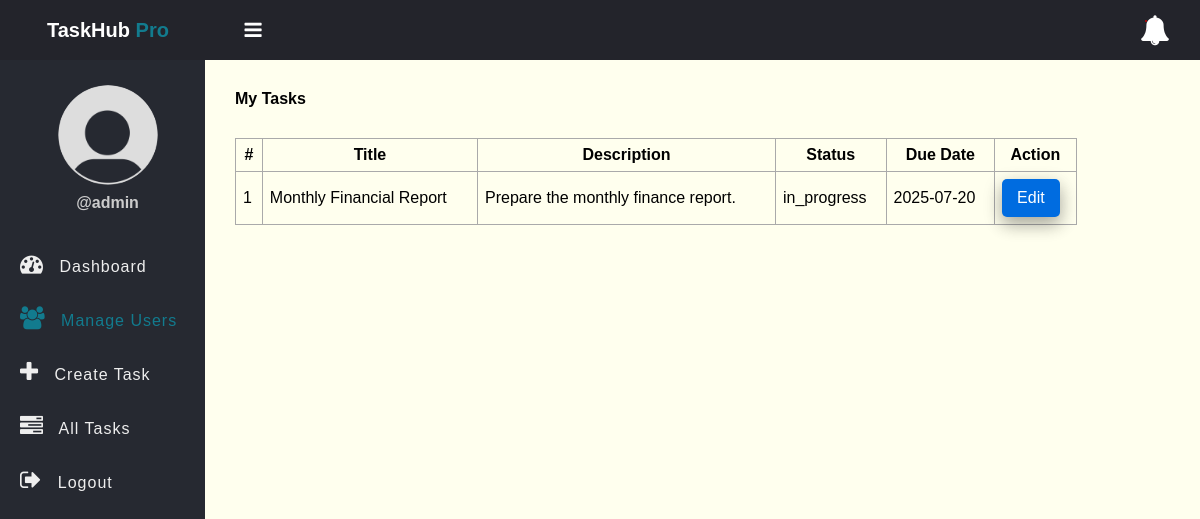
/my_task.php (signed in), run on the app's committed database.
### tables this page shows
CREATE TABLE tasks (
    id INT AUTO_INCREMENT PRIMARY KEY,
    title VARCHAR(100) NOT NULL,
    description TEXT,
    assigned_to INT,
    due_date DATE DEFAULT NULL,
    status ENUM('pending', 'in_progress', 'completed') DEFAULT 'pending',
    created_at TIMESTAMP DEFAULT CURRENT_TIMESTAMP,
    FOREIGN KEY (assigned_to) REFERENCES users(id)
);

### app/Model/Task.php (called while the page is built, shortened)
<?php
function get_all_tasks_by_id($conn, $id){
	$sql = "SELECT * FROM tasks WHERE assigned_to=?";
	$stmt = $conn->prepare($sql);
	$stmt->execute([$id]);
	if($stmt->rowCount() > 0){
		$tasks = $stmt->fetchAll();
	}else $tasks = 0;
	return $tasks;
}

### my_task.php (the view, shortened to what this page needs)
<?php
if (isset($_SESSION['role']) && isset($_SESSION['id'])) {
    include "DB_connection.php";
    include "app/Model/Task.php";
    include "app/Model/User.php";
    $tasks = get_all_tasks_by_id($conn, $_SESSION['id']);
 ?>
<!DOCTYPE html>
<html>
<head>
	<link rel="stylesheet" href="https://stackpath.bootstrapcdn.com/font-awesome/4.7.0/css/font-awesome.min.css">
	<link rel="stylesheet" href="css/style.css">
</head>
<body>
	<?php include "inc/header.php" ?>
	<div class="body">
		<?php include "inc/nav.php" ?>
		<section class="section-1">
			<h4 class="title">My Tasks</h4>
			<?php if ($tasks != 0) { ?>
			<table class="main-table">
				<tr>
					<th>#</th>
					<th>Title</th>
					<th>Description</th>
					<th>Status</th>
					<th>Due Date</th>
					<th>Action</th>
				</tr>
				<?php $i=0; foreach ($tasks as $task) { ?>
				<tr>
					<td><?=++$i?></td>
					<td><?=$task['title']?></td>
					<td><?=$task['description']?></td>
					<td><?=$task['status']?></td>
	            <td><?=$task['due_date']?></td>
					<td>
						<a href="edit-task-employee.php?id=<?=$task['id']?>" class="edit-btn">Edit</a>
					</td>
				</tr>
			   <?php	} ?>
			</table>
		<?php }else { ?>
			<h3>Empty</h3>
		<?php  }?>
		</section>
	</div>
</body>
</html>
<?php }else{
   $em = "First login";
   header("Location: login.php?error=$em");
   exit();
}
 ?>

### css/style.css (style rules this page uses)
* { padding: 0; margin: 0; box-sizing: border-box; font-family: arial, sans-serif; }
.body { display: flex; }
.section-1 { padding: 30px; }
.section-1 .title { margin-bottom: 10px; }
.section-1 { width: 100%; background: #ffe; }
.main-table, .main-table tr, .main-table th, .main-table td { border: 1px solid #aaa; border-collapse: collapse; padding: 7px; }
.main-table { width: 90%; margin-top: 30px; }
.edit-btn { text-decoration: none; display: inline-block; padding-left: 10px; border: none; background: #006CE0; padding: 10px 15px; color: #fff; font-size: 16px; border-radius: 5px; cursor: pointer; outline: none; transition: background 1s; box-shadow: 0 8px 16px 0 rgba(0,0,0,0.2), 0 6px 20px 0 rgba(0,0,0,0.19); }

### data on the page
tasks: title "Monthly Financial Report", description "Prepare the monthly finance report.", status "in_progress", due_date "2025-07-20"

### other printed values
$_SESSION['username'] "admin"
